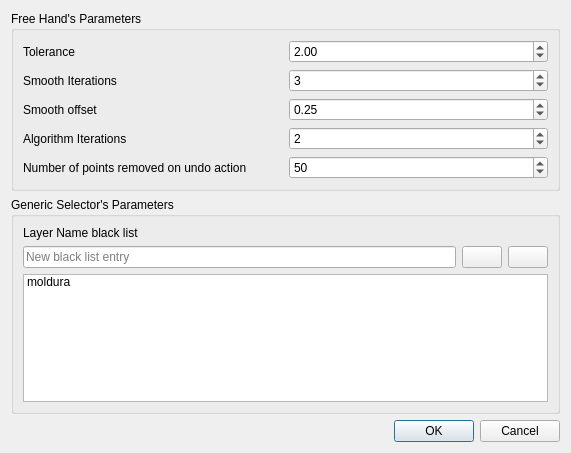
<?xml version="1.0" encoding="UTF-8"?>
<ui version="4.0">
 <class>Options</class>
 <widget class="QDialog" name="Options">
  <property name="geometry">
   <rect>
    <x>0</x>
    <y>0</y>
    <width>571</width>
    <height>453</height>
   </rect>
  </property>
  <property name="windowTitle">
   <string>DSGTools Options</string>
  </property>
  <layout class="QGridLayout" name="gridLayout_2">
   <item row="0" column="0">
    <widget class="QgsCollapsibleGroupBox" name="mGroupBox">
     <property name="title">
      <string>Free Hand's Parameters</string>
     </property>
     <property name="saveCollapsedState">
      <bool>false</bool>
     </property>
     <layout class="QGridLayout" name="gridLayout">
      <item row="2" column="1">
       <widget class="QgsDoubleSpinBox" name="smoothOffsetQgsDoubleSpinBox">
        <property name="value">
         <double>0.250000000000000</double>
        </property>
       </widget>
      </item>
      <item row="1" column="0">
       <widget class="QLabel" name="label_2">
        <property name="text">
         <string>Smooth Iterations</string>
        </property>
       </widget>
      </item>
      <item row="0" column="1">
       <widget class="QgsDoubleSpinBox" name="toleranceQgsDoubleSpinBox">
        <property name="value">
         <double>2.000000000000000</double>
        </property>
       </widget>
      </item>
      <item row="3" column="0">
       <widget class="QLabel" name="label_4">
        <property name="text">
         <string>Algorithm Iterations</string>
        </property>
       </widget>
      </item>
      <item row="0" column="0">
       <widget class="QLabel" name="label">
        <property name="text">
         <string>Tolerance</string>
        </property>
       </widget>
      </item>
      <item row="1" column="1">
       <widget class="QgsSpinBox" name="smoothIterationsQgsSpinBox">
        <property name="value">
         <number>3</number>
        </property>
       </widget>
      </item>
      <item row="2" column="0">
       <widget class="QLabel" name="label_3">
        <property name="text">
         <string>Smooth offset</string>
        </property>
       </widget>
      </item>
      <item row="3" column="1">
       <widget class="QgsSpinBox" name="algIterationsQgsSpinBox">
        <property name="value">
         <number>2</number>
        </property>
       </widget>
      </item>
      <item row="4" column="1">
       <widget class="QgsSpinBox" name="undoQgsSpinBox">
        <property name="value">
         <number>50</number>
        </property>
       </widget>
      </item>
      <item row="4" column="0">
       <widget class="QLabel" name="label_5">
        <property name="text">
         <string>Number of points removed on undo action</string>
        </property>
       </widget>
      </item>
     </layout>
    </widget>
   </item>
   <item row="1" column="0">
    <widget class="QgsCollapsibleGroupBox" name="mGroupBox_2">
     <property name="title">
      <string>Generic Selector's Parameters</string>
     </property>
     <layout class="QGridLayout" name="gridLayout_3">
      <item row="1" column="0">
       <layout class="QHBoxLayout" name="horizontalLayout">
        <item>
         <widget class="QLineEdit" name="addParameterLineEdit">
          <property name="placeholderText">
           <string>New black list entry</string>
          </property>
         </widget>
        </item>
        <item>
         <widget class="QPushButton" name="addPushButton">
          <property name="text">
           <string/>
          </property>
          <property name="icon">
           <iconset resource="../../../resources.qrc">
            <normaloff>:/plugins/DsgTools/icons/plus.png</normaloff>:/plugins/DsgTools/icons/plus.png</iconset>
          </property>
          <property name="iconSize">
           <size>
            <width>16</width>
            <height>16</height>
           </size>
          </property>
         </widget>
        </item>
        <item>
         <widget class="QPushButton" name="removePushButton">
          <property name="text">
           <string/>
          </property>
          <property name="icon">
           <iconset resource="../../../resources.qrc">
            <normaloff>:/plugins/DsgTools/icons/remove.png</normaloff>:/plugins/DsgTools/icons/remove.png</iconset>
          </property>
         </widget>
        </item>
       </layout>
      </item>
      <item row="3" column="0">
       <widget class="QListWidget" name="blackListWidget">
        <property name="selectionMode">
         <enum>QAbstractItemView::MultiSelection</enum>
        </property>
        <item>
         <property name="text">
          <string>moldura</string>
         </property>
        </item>
       </widget>
      </item>
      <item row="0" column="0">
       <widget class="QLabel" name="label_6">
        <property name="text">
         <string>Layer Name black list</string>
        </property>
       </widget>
      </item>
     </layout>
    </widget>
   </item>
   <item row="2" column="0">
    <widget class="QDialogButtonBox" name="buttonBox">
     <property name="orientation">
      <enum>Qt::Horizontal</enum>
     </property>
     <property name="standardButtons">
      <set>QDialogButtonBox::Cancel|QDialogButtonBox::Ok</set>
     </property>
    </widget>
   </item>
  </layout>
 </widget>
 <customwidgets>
  <customwidget>
   <class>QgsCollapsibleGroupBox</class>
   <extends>QGroupBox</extends>
   <header>qgis.gui</header>
   <container>1</container>
  </customwidget>
  <customwidget>
   <class>QgsDoubleSpinBox</class>
   <extends>QDoubleSpinBox</extends>
   <header>qgis.gui</header>
  </customwidget>
  <customwidget>
   <class>QgsSpinBox</class>
   <extends>QSpinBox</extends>
   <header>qgis.gui</header>
  </customwidget>
 </customwidgets>
 <resources>
  <include location="../../../resources.qrc"/>
 </resources>
 <connections>
  <connection>
   <sender>buttonBox</sender>
   <signal>accepted()</signal>
   <receiver>Options</receiver>
   <slot>accept()</slot>
   <hints>
    <hint type="sourcelabel">
     <x>248</x>
     <y>254</y>
    </hint>
    <hint type="destinationlabel">
     <x>157</x>
     <y>274</y>
    </hint>
   </hints>
  </connection>
  <connection>
   <sender>buttonBox</sender>
   <signal>rejected()</signal>
   <receiver>Options</receiver>
   <slot>reject()</slot>
   <hints>
    <hint type="sourcelabel">
     <x>316</x>
     <y>260</y>
    </hint>
    <hint type="destinationlabel">
     <x>286</x>
     <y>274</y>
    </hint>
   </hints>
  </connection>
 </connections>
</ui>
